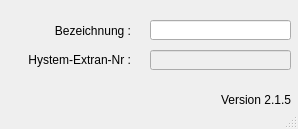
<?xml version="1.0" encoding="UTF-8"?>
<ui version="4.0">
 <class>MainWindow</class>
 <widget class="QMainWindow" name="MainWindow">
  <property name="geometry">
   <rect>
    <x>0</x>
    <y>0</y>
    <width>298</width>
    <height>129</height>
   </rect>
  </property>
  <property name="windowTitle">
   <string>MainWindow</string>
  </property>
  <property name="layoutDirection">
   <enum>Qt::LeftToRight</enum>
  </property>
  <widget class="QWidget" name="centralwidget">
   <widget class="QLabel" name="label">
    <property name="geometry">
     <rect>
      <x>10</x>
      <y>50</y>
      <width>121</width>
      <height>21</height>
     </rect>
    </property>
    <property name="text">
     <string>&lt;html&gt;&lt;head/&gt;&lt;body&gt;&lt;p align=&quot;right&quot;&gt;Hystem-Extran-Nr :&lt;/p&gt;&lt;/body&gt;&lt;/html&gt;</string>
    </property>
    <property name="alignment">
     <set>Qt::AlignRight|Qt::AlignTrailing|Qt::AlignVCenter</set>
    </property>
   </widget>
   <widget class="QLabel" name="label_2">
    <property name="geometry">
     <rect>
      <x>10</x>
      <y>20</y>
      <width>121</width>
      <height>21</height>
     </rect>
    </property>
    <property name="text">
     <string>Bezeichnung :</string>
    </property>
    <property name="alignment">
     <set>Qt::AlignRight|Qt::AlignTrailing|Qt::AlignVCenter</set>
    </property>
   </widget>
   <widget class="QLineEdit" name="bezeichnung">
    <property name="geometry">
     <rect>
      <x>150</x>
      <y>20</y>
      <width>141</width>
      <height>20</height>
     </rect>
    </property>
    <property name="text">
     <string/>
    </property>
   </widget>
   <widget class="QLineEdit" name="he_nr">
    <property name="enabled">
     <bool>false</bool>
    </property>
    <property name="geometry">
     <rect>
      <x>150</x>
      <y>50</y>
      <width>141</width>
      <height>20</height>
     </rect>
    </property>
    <property name="layoutDirection">
     <enum>Qt::RightToLeft</enum>
    </property>
    <property name="autoFillBackground">
     <bool>false</bool>
    </property>
    <property name="text">
     <string/>
    </property>
    <property name="frame">
     <bool>true</bool>
    </property>
   </widget>
   <widget class="QLabel" name="lb_version">
    <property name="geometry">
     <rect>
      <x>220</x>
      <y>90</y>
      <width>71</width>
      <height>20</height>
     </rect>
    </property>
    <property name="toolTip">
     <string>Version QKan Import</string>
    </property>
    <property name="text">
     <string>Version 2.1.5</string>
    </property>
    <property name="alignment">
     <set>Qt::AlignRight|Qt::AlignTrailing|Qt::AlignVCenter</set>
    </property>
   </widget>
  </widget>
  <widget class="QStatusBar" name="statusbar"/>
 </widget>
 <resources/>
 <connections/>
</ui>
